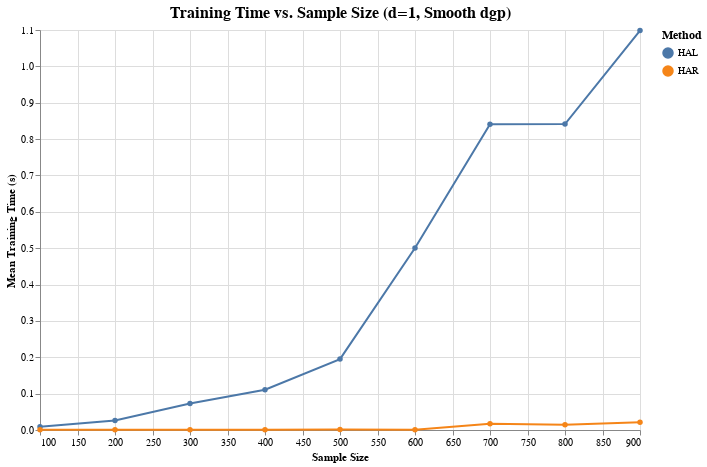
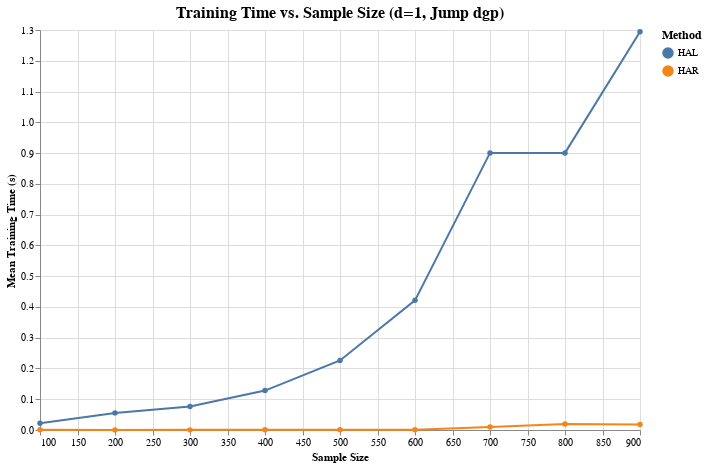
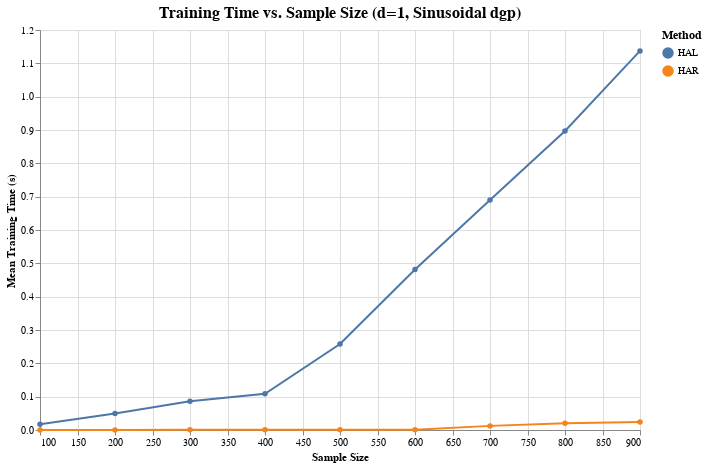
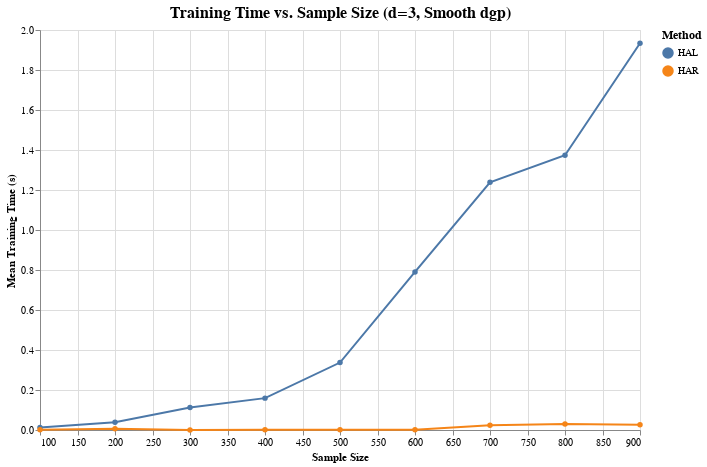

Notebook source saved alongside these figures, in order:
### Code cell
## SMALL TRAINING RUN

# d_sizes = [1, 3, 5]
# num_trials = 3
# sample_sizes = np.arange(start=100, stop=1000, step=100)
# data_generators = [SmoothDataGenerator, JumpDataGenerator, SinusoidalDataGenerator]
# data_frames = []
# all_plots = []

# # Run trials for all combinations of d sizes, sample sizes, and data generators
# for d in d_sizes:
#     for dgp in data_generators:
#         results = RunTrials.run_trials(d, sample_sizes, num_trials, dgp)
#         df = pd.DataFrame(results)
#         all_plots.append(TrainTimePlotter.plot(df, d, dgp.name))
#         display(TrainTimePlotter.plot(df, d, dgp.name))
#         data_frames.append(df)

### Figure 1 — Vega-Lite specification as saved in the notebook (floating-point values rounded to 4 significant figures)
{"config": {"view": {"continuousWidth": 300, "continuousHeight": 300}, "axis": {"grid": true}, "legend": {"labelFontSize": 10, "titleFontSize": 12}, "title": {"fontSize": 16}}, "data": {"name": "data-88c7d7510f90a0af2551ee3ec883c121"}, "mark": {"type": "line", "point": true}, "encoding": {"color": {"field": "Method", "legend": {"title": "Method"}, "type": "nominal"}, "tooltip": [{"field": "Sample Size", "type": "quantitative"}, {"field": "Method", "type": "nominal"}, {"field": "mean_training_time", "type": "quantitative"}], "x": {"field": "Sample Size", "title": "Sample Size", "type": "quantitative"}, "y": {"field": "mean_training_time", "title": "Mean Training Time (s)", "type": "quantitative"}}, "height": 400, "title": "Training Time vs. Sample Size\n(d=1, Smooth dgp)", "width": 600, "$schema": "https://vega.github.io/schema/vega-lite/v5.17.0.json", "datasets": {"data-88c7d7510f90a0af2551ee3ec883c121": [{"Sample Size": 100, "Method": "HAL", "mean_training_time": 0.008639, "std_training_time": 0.0006908}, {"Sample Size": 100, "Method": "HAR", "mean_training_time": 0.0003997, "std_training_time": 1.503e-05}, {"Sample Size": 200, "Method": "HAL", "mean_training_time": 0.02603, "std_training_time": 0.004899}, {"Sample Size": 200, "Method": "HAR", "mean_training_time": 0.0003906, "std_training_time": 9.843e-06}, {"Sample Size": 300, "Method": "HAL", "mean_training_time": 0.07313, "std_training_time": 0.01762}, {"Sample Size": 300, "Method": "HAR", "mean_training_time": 0.0004304, "std_training_time": 1.751e-05}, {"Sample Size": 400, "Method": "HAL", "mean_training_time": 0.1107, "std_training_time": 0.02186}, {"Sample Size": 400, "Method": "HAR", "mean_training_time": 0.000842, "std_training_time": 0.0005345}, {"Sample Size": 500, "Method": "HAL", "mean_training_time": 0.195, "std_training_time": 0.01167}, {"Sample Size": 500, "Method": "HAR", "mean_training_time": 0.001388, "std_training_time": 0.001415}, {"Sample Size": 600, "Method": "HAL", "mean_training_time": 0.5006, "std_training_time": 0.05905}, {"Sample Size": 600, "Method": "HAR", "mean_training_time": 0.0007272, "std_training_time": 3.757e-05}, {"Sample Size": 700, "Method": "HAL", "mean_training_time": 0.8409, "std_training_time": 0.04101}, {"Sample Size": 700, "Method": "HAR", "mean_training_time": 0.01713, "std_training_time": 0.008127}, {"Sample Size": 800, "Method": "HAL", "mean_training_time": 0.8412, "std_training_time": 0.0888}, {"Sample Size": 800, "Method": "HAR", "mean_training_time": 0.01456, "std_training_time": 0.009691}, {"Sample Size": 900, "Method": "HAL", "mean_training_time": 1.099, "std_training_time": 0.1406}, {"Sample Size": 900, "Method": "HAR", "mean_training_time": 0.02128, "std_training_time": 0.01799}]}}

### Figure 2 — Vega-Lite specification as saved in the notebook (floating-point values rounded to 4 significant figures)
{"config": {"view": {"continuousWidth": 300, "continuousHeight": 300}, "axis": {"grid": true}, "legend": {"labelFontSize": 10, "titleFontSize": 12}, "title": {"fontSize": 16}}, "data": {"name": "data-8f251cbc7cb99421f7e0f57af2135b64"}, "mark": {"type": "line", "point": true}, "encoding": {"color": {"field": "Method", "legend": {"title": "Method"}, "type": "nominal"}, "tooltip": [{"field": "Sample Size", "type": "quantitative"}, {"field": "Method", "type": "nominal"}, {"field": "mean_training_time", "type": "quantitative"}], "x": {"field": "Sample Size", "title": "Sample Size", "type": "quantitative"}, "y": {"field": "mean_training_time", "title": "Mean Training Time (s)", "type": "quantitative"}}, "height": 400, "title": "Training Time vs. Sample Size\n(d=1, Jump dgp)", "width": 600, "$schema": "https://vega.github.io/schema/vega-lite/v5.17.0.json", "datasets": {"data-8f251cbc7cb99421f7e0f57af2135b64": [{"Sample Size": 100, "Method": "HAL", "mean_training_time": 0.02219, "std_training_time": 0.01191}, {"Sample Size": 100, "Method": "HAR", "mean_training_time": 0.0006547, "std_training_time": 0.0005019}, {"Sample Size": 200, "Method": "HAL", "mean_training_time": 0.05562, "std_training_time": 0.01867}, {"Sample Size": 200, "Method": "HAR", "mean_training_time": 0.0003769, "std_training_time": 3.029e-05}, {"Sample Size": 300, "Method": "HAL", "mean_training_time": 0.07667, "std_training_time": 0.005927}, {"Sample Size": 300, "Method": "HAR", "mean_training_time": 0.0004327, "std_training_time": 1.489e-06}, {"Sample Size": 400, "Method": "HAL", "mean_training_time": 0.1281, "std_training_time": 0.02897}, {"Sample Size": 400, "Method": "HAR", "mean_training_time": 0.0009564, "std_training_time": 0.000761}, {"Sample Size": 500, "Method": "HAL", "mean_training_time": 0.2261, "std_training_time": 0.04202}, {"Sample Size": 500, "Method": "HAR", "mean_training_time": 0.000555, "std_training_time": 3.402e-05}, {"Sample Size": 600, "Method": "HAL", "mean_training_time": 0.4214, "std_training_time": 0.02657}, {"Sample Size": 600, "Method": "HAR", "mean_training_time": 0.0007153, "std_training_time": 1.396e-05}, {"Sample Size": 700, "Method": "HAL", "mean_training_time": 0.9005, "std_training_time": 0.05768}, {"Sample Size": 700, "Method": "HAR", "mean_training_time": 0.009741, "std_training_time": 0.0008253}, {"Sample Size": 800, "Method": "HAL", "mean_training_time": 0.9006, "std_training_time": 0.08238}, {"Sample Size": 800, "Method": "HAR", "mean_training_time": 0.01977, "std_training_time": 0.0005057}, {"Sample Size": 900, "Method": "HAL", "mean_training_time": 1.294, "std_training_time": 0.05738}, {"Sample Size": 900, "Method": "HAR", "mean_training_time": 0.01805, "std_training_time": 0.006151}]}}

### Figure 3 — Vega-Lite specification as saved in the notebook (floating-point values rounded to 4 significant figures)
{"config": {"view": {"continuousWidth": 300, "continuousHeight": 300}, "axis": {"grid": true}, "legend": {"labelFontSize": 10, "titleFontSize": 12}, "title": {"fontSize": 16}}, "data": {"name": "data-5e9d616176fe30f296c3b8f35c79e261"}, "mark": {"type": "line", "point": true}, "encoding": {"color": {"field": "Method", "legend": {"title": "Method"}, "type": "nominal"}, "tooltip": [{"field": "Sample Size", "type": "quantitative"}, {"field": "Method", "type": "nominal"}, {"field": "mean_training_time", "type": "quantitative"}], "x": {"field": "Sample Size", "title": "Sample Size", "type": "quantitative"}, "y": {"field": "mean_training_time", "title": "Mean Training Time (s)", "type": "quantitative"}}, "height": 400, "title": "Training Time vs. Sample Size\n(d=1, Sinusoidal dgp)", "width": 600, "$schema": "https://vega.github.io/schema/vega-lite/v5.17.0.json", "datasets": {"data-5e9d616176fe30f296c3b8f35c79e261": [{"Sample Size": 100, "Method": "HAL", "mean_training_time": 0.01729, "std_training_time": 0.01688}, {"Sample Size": 100, "Method": "HAR", "mean_training_time": 0.000337, "std_training_time": 3.025e-05}, {"Sample Size": 200, "Method": "HAL", "mean_training_time": 0.0498, "std_training_time": 0.008204}, {"Sample Size": 200, "Method": "HAR", "mean_training_time": 0.0003483, "std_training_time": 6.403e-06}, {"Sample Size": 300, "Method": "HAL", "mean_training_time": 0.08649, "std_training_time": 0.01301}, {"Sample Size": 300, "Method": "HAR", "mean_training_time": 0.000423, "std_training_time": 1.433e-05}, {"Sample Size": 400, "Method": "HAL", "mean_training_time": 0.1086, "std_training_time": 0.01279}, {"Sample Size": 400, "Method": "HAR", "mean_training_time": 0.000522, "std_training_time": 1.309e-05}, {"Sample Size": 500, "Method": "HAL", "mean_training_time": 0.2581, "std_training_time": 0.02834}, {"Sample Size": 500, "Method": "HAR", "mean_training_time": 0.0005955, "std_training_time": 4.07e-05}, {"Sample Size": 600, "Method": "HAL", "mean_training_time": 0.4817, "std_training_time": 0.04208}, {"Sample Size": 600, "Method": "HAR", "mean_training_time": 0.0007075, "std_training_time": 1.847e-05}, {"Sample Size": 700, "Method": "HAL", "mean_training_time": 0.6901, "std_training_time": 0.08124}, {"Sample Size": 700, "Method": "HAR", "mean_training_time": 0.01237, "std_training_time": 0.002685}, {"Sample Size": 800, "Method": "HAL", "mean_training_time": 0.8968, "std_training_time": 0.09308}, {"Sample Size": 800, "Method": "HAR", "mean_training_time": 0.01998, "std_training_time": 0.009399}, {"Sample Size": 900, "Method": "HAL", "mean_training_time": 1.137, "std_training_time": 0.2208}, {"Sample Size": 900, "Method": "HAR", "mean_training_time": 0.02394, "std_training_time": 0.003189}]}}

### Figure 4 — Vega-Lite specification as saved in the notebook (floating-point values rounded to 4 significant figures)
{"config": {"view": {"continuousWidth": 300, "continuousHeight": 300}, "axis": {"grid": true}, "legend": {"labelFontSize": 10, "titleFontSize": 12}, "title": {"fontSize": 16}}, "data": {"name": "data-e51d59c8975c2b955f966677219a31b6"}, "mark": {"type": "line", "point": true}, "encoding": {"color": {"field": "Method", "legend": {"title": "Method"}, "type": "nominal"}, "tooltip": [{"field": "Sample Size", "type": "quantitative"}, {"field": "Method", "type": "nominal"}, {"field": "mean_training_time", "type": "quantitative"}], "x": {"field": "Sample Size", "title": "Sample Size", "type": "quantitative"}, "y": {"field": "mean_training_time", "title": "Mean Training Time (s)", "type": "quantitative"}}, "height": 400, "title": "Training Time vs. Sample Size\n(d=3, Smooth dgp)", "width": 600, "$schema": "https://vega.github.io/schema/vega-lite/v5.17.0.json", "datasets": {"data-e51d59c8975c2b955f966677219a31b6": [{"Sample Size": 100, "Method": "HAL", "mean_training_time": 0.01289, "std_training_time": 0.003417}, {"Sample Size": 100, "Method": "HAR", "mean_training_time": 0.0007675, "std_training_time": 0.0007481}, {"Sample Size": 200, "Method": "HAL", "mean_training_time": 0.03848, "std_training_time": 0.01225}, {"Sample Size": 200, "Method": "HAR", "mean_training_time": 0.006582, "std_training_time": 0.009851}, {"Sample Size": 300, "Method": "HAL", "mean_training_time": 0.1121, "std_training_time": 0.008799}, {"Sample Size": 300, "Method": "HAR", "mean_training_time": 0.0004683, "std_training_time": 1.165e-05}, {"Sample Size": 400, "Method": "HAL", "mean_training_time": 0.1593, "std_training_time": 0.02197}, {"Sample Size": 400, "Method": "HAR", "mean_training_time": 0.0008738, "std_training_time": 0.0004205}, {"Sample Size": 500, "Method": "HAL", "mean_training_time": 0.3372, "std_training_time": 0.0329}, {"Sample Size": 500, "Method": "HAR", "mean_training_time": 0.001265, "std_training_time": 0.001034}, {"Sample Size": 600, "Method": "HAL", "mean_training_time": 0.7902, "std_training_time": 0.1626}, {"Sample Size": 600, "Method": "HAR", "mean_training_time": 0.001268, "std_training_time": 0.0008137}, {"Sample Size": 700, "Method": "HAL", "mean_training_time": 1.239, "std_training_time": 0.2435}, {"Sample Size": 700, "Method": "HAR", "mean_training_time": 0.02403, "std_training_time": 0.01903}, {"Sample Size": 800, "Method": "HAL", "mean_training_time": 1.374, "std_training_time": 0.2393}, {"Sample Size": 800, "Method": "HAR", "mean_training_time": 0.03038, "std_training_time": 0.003893}, {"Sample Size": 900, "Method": "HAL", "mean_training_time": 1.933, "std_training_time": 0.373}, {"Sample Size": 900, "Method": "HAR", "mean_training_time": 0.02624, "std_training_time": 0.00697}]}}
